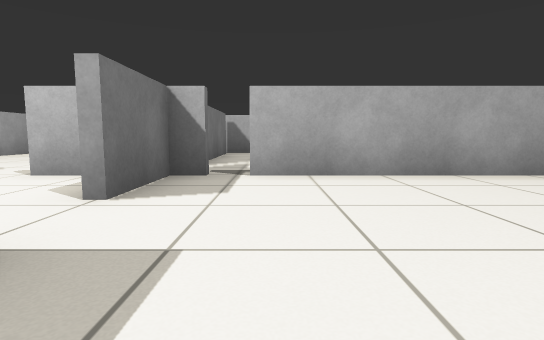
[1] (above)

22 first-person views from a walk through a world built for the Gazebo simulator. The camera is 0.54 m above the floor, tilts 6° down and sees 80° across. The floor is counted in squares, 1 m on a side. Each view is taken from the middle of a square. On the plan, view 1 faces up. The plan holds only what a view shows up to about 9 squares ahead; the rest is blank.

[2]
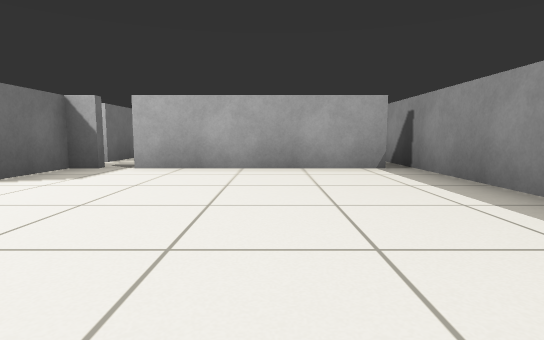

[3]
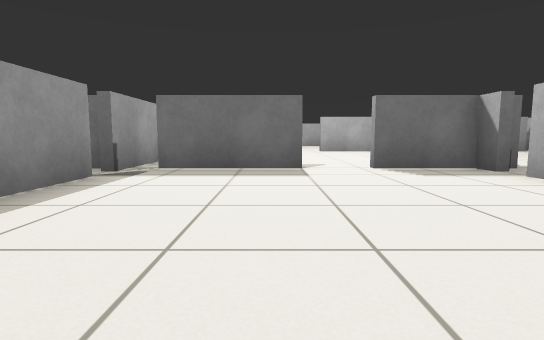

[4]
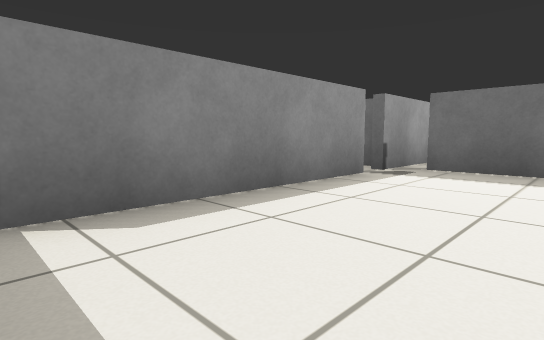

[5]
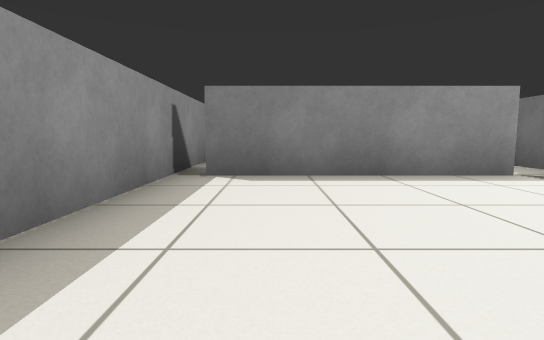

[6]
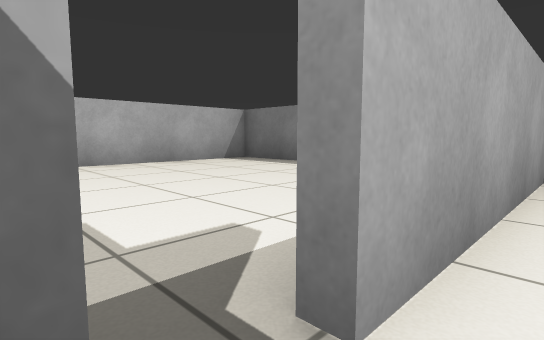

[7]
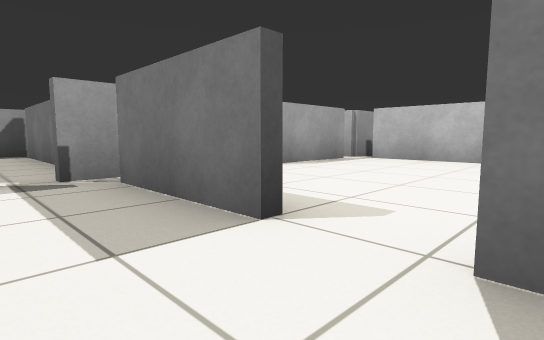

[8]
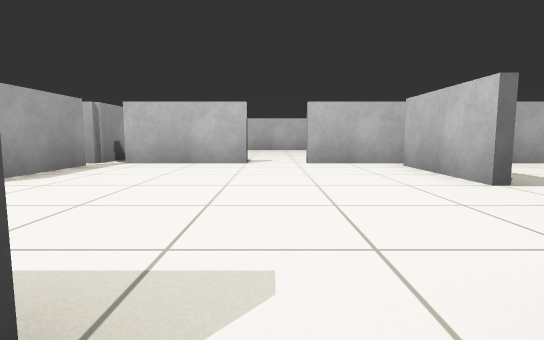

[9]
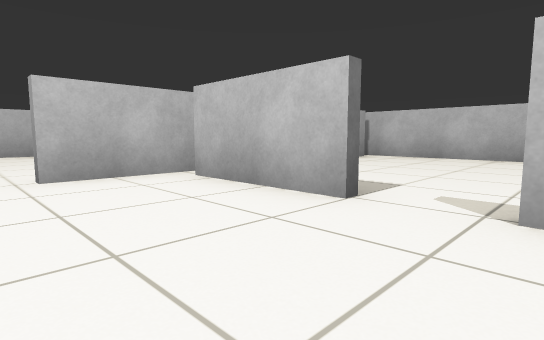

[10]
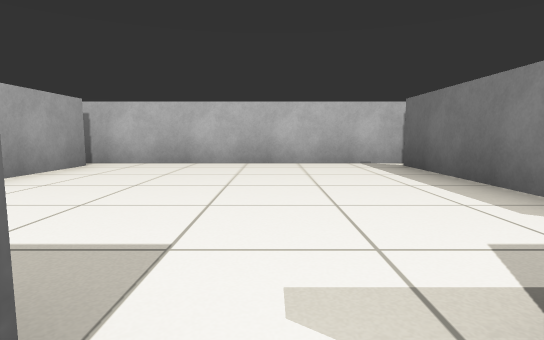

[11]
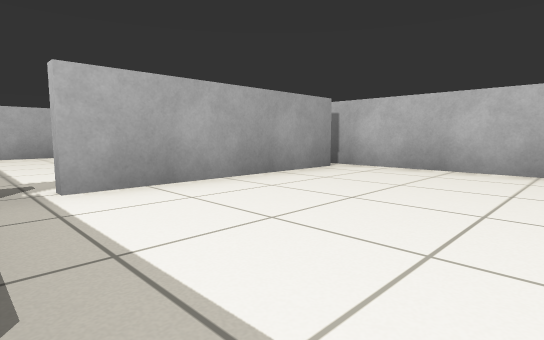

[12]
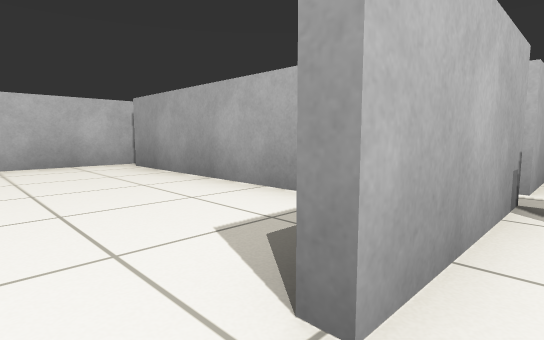

[13]
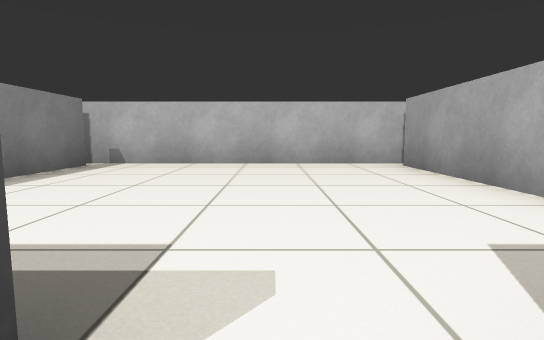

[14]
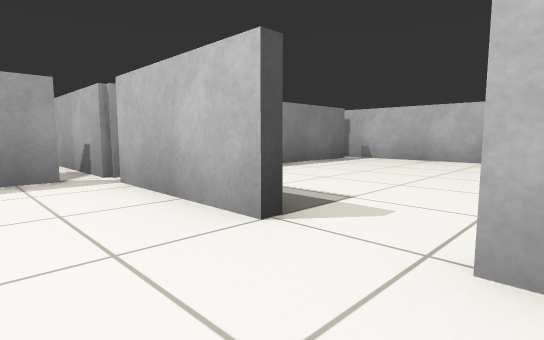

[15]
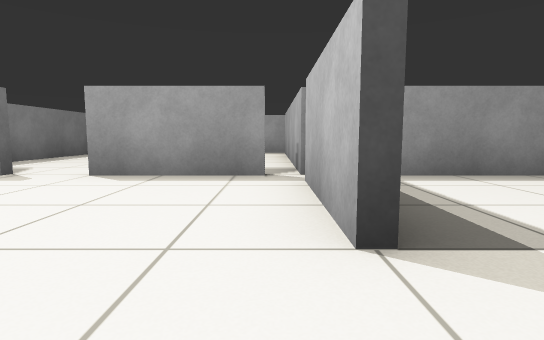

[16]
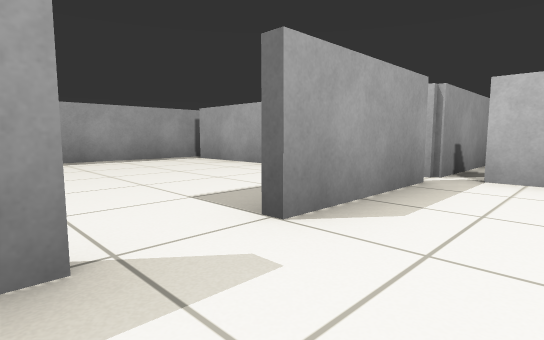

[17]
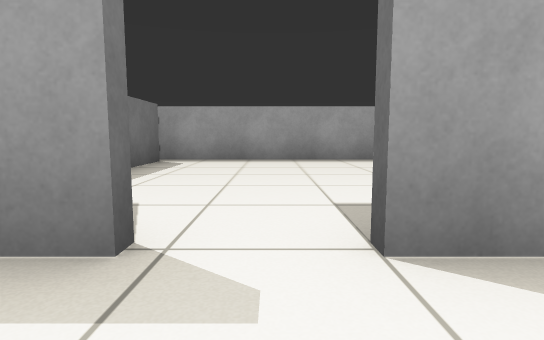

[18]
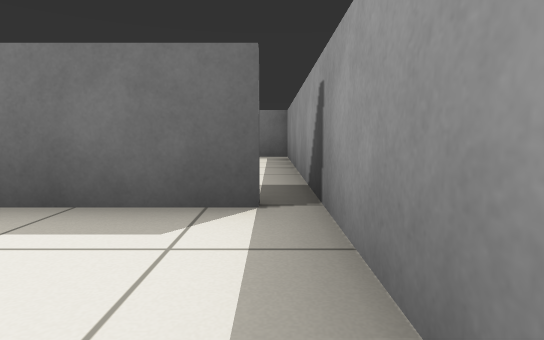

[19]
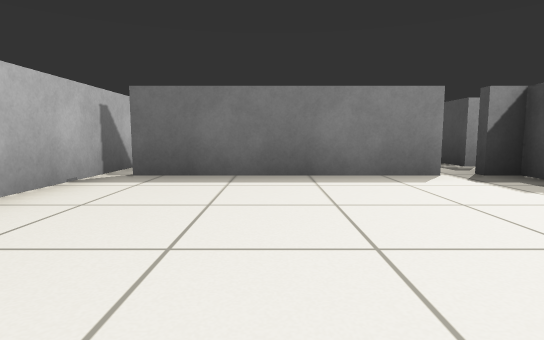

[20]
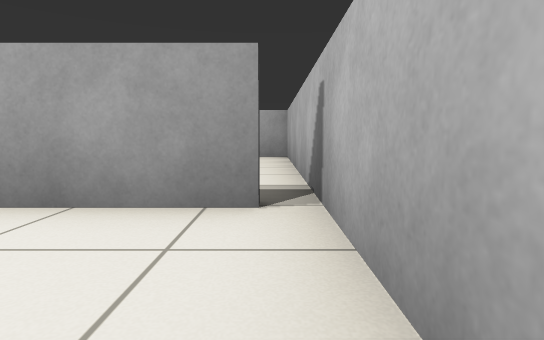

[21]
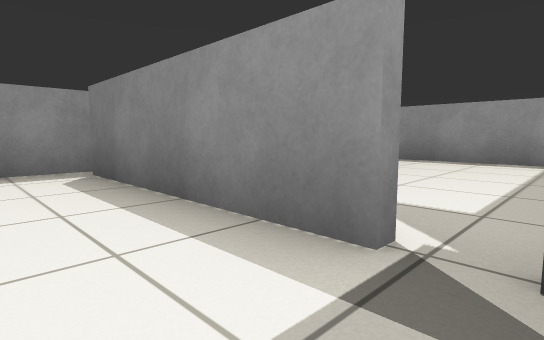

[22]
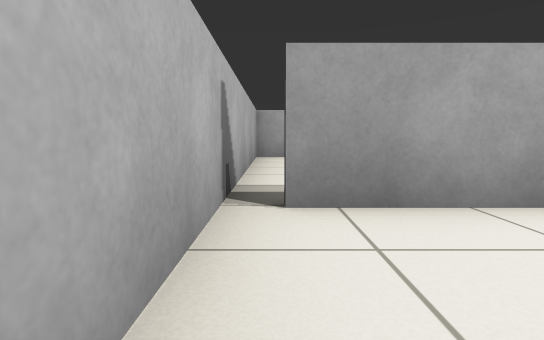

### Floor plan
Points are (right, up) in squares from view 1. A wall is a line through its corners. A room is listed if a view was taken in it or the views show most of it. See-through windows are left out.
Room 1 (views 1, 2, 3, 4, 5, 6, 7, 8, 21)
walls: (4, 4.4) (-0.4, 4.4); (-1.4, 1.6) (-1.4, -1); (-0.9, 4.4) (-1.4, 4.4); (-0.4, -1.4) (4, -1.4); (-1.4, 4.6) (-1.4, 2.6); (4.4, -1.9) (4.4, 5.9)
ways out: opening at (-2, 2) to room 2; gap at (0, 5) to room 6; gap at (0, -2)
Room 2 (views 9, 10, 12, 13, 14, 15, 16, 17)
walls: (-7.4, 1.6) (-7.4, -1); (-4.4, 4.4) (-7, 4.4); (-2.5, 4.4) (-3.4, 4.4); (-3.4, -1.4) (-0.9, -1.4); (-7.4, 5.1) (-7.4, 2.6); (-7, -1.4) (-4.5, -1.4)
ways out: opening at (-2, 2) to room 1; opening at (-4, 5) to room 3; gap at (-7, 5) to room 3; opening at (-4, -1) to room 4; opening at (-8, 2) to room 5
Room 3 (views 11, 19, 20)
walls: (-1.6, 5.6) (-1.6, 10); (-1, 10.4) (-8, 10.4); (-7.4, 10) (-7.4, 5.6); (-2, 4.6) (-1.4, 4.6)
ways out: opening at (-4, 5) to room 2; gap at (-7, 5) to room 2; gap at (-1, 6) to room 6; gap at (-8, 6)
Room 4 (view 18)
walls: (-1.6, -7) (-1.6, -3.6); (-7.8, -7.4) (-1.1, -7.4); (-7.4, -1.4) (-7.4, -7)
ways out: opening at (-4, -1) to room 2
Room 5 (view 22)
walls: (-9, 4.4) (-13, 4.4); (-13.4, 4.9) (-13.4, -1.8); (-13, -1.4) (-7.4, -1.4)
ways out: opening at (-8, 2) to room 2
Room 6 (no view inside)
walls: (-1.4, 9.1) (-1.4, 5.6); (4.4, 8.5) (4.4, 10.4) (-1, 10.4); (-0.4, 4.6) (0.6, 4.6)
ways out: gap at (0, 5) to room 1; gap at (-1, 6) to room 3

Where each view was taken, in squares from view 1:
view 1: 0 up, 0 right, facing up
view 2: 1 down, 2 right, facing up
view 3: 1 up, 4 right, facing left
view 4: 1 up, 4 right, facing down-left
view 5: 3 up, 3 right, facing down
view 6: 4 up, 1 left, facing up-right
view 7: 3 up, 0 right, facing down-left
view 8: 2 up, 1 left, facing left
view 9: 2 up, 3 left, facing up-left
view 10: 4 up, 4 left, facing up
view 11: 5 up, 4 left, facing up-left
view 12: 2 up, 7 left, facing up-left
view 13: 2 up, 7 left, facing left
view 14: 3 up, 6 left, facing down-left
view 15: 3 up, 7 left, facing down
view 16: 0 up, 3 left, facing down-left
view 17: 0 up, 4 left, facing down
view 18: 7 down, 4 left, facing right
view 19: 8 up, 6 left, facing right
view 20: 10 up, 5 left, facing left
view 21: 0 up, 1 left, facing down-right
view 22: 2 up, 13 left, facing up
